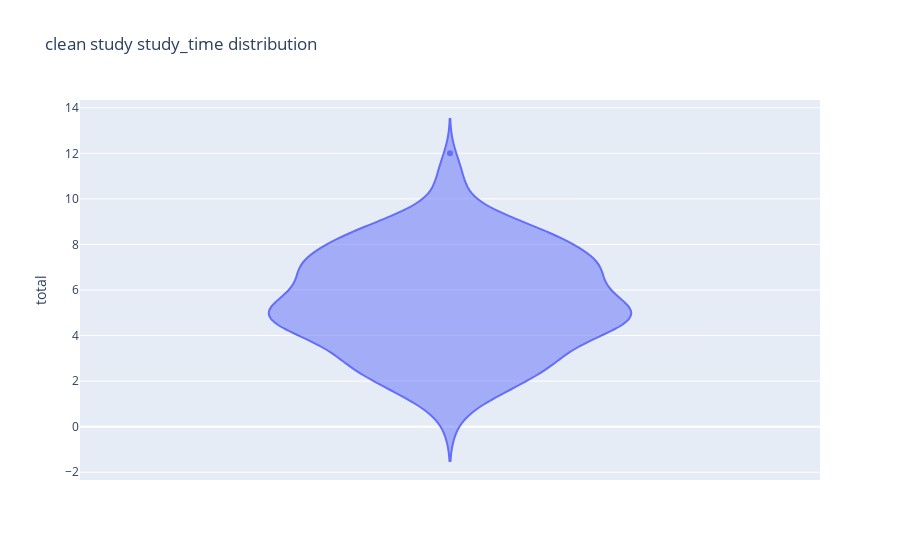

The code cell stored with this chart in its notebook:
### Code cell
px.violin(clean_study, y='total', title='clean study study_time distribution')

### Figure 1 — Plotly figure (JSON) as saved in the notebook; plotly's stock layout.template omitted (floating-point values rounded to 4 significant figures; data arrays with more than 128 entries replaced by an {"elided": "..."} marker saying what was removed)
{"data": [{"alignmentgroup": "True", "box": {"visible": false}, "hovertemplate": "total=%{y}<extra></extra>", "legendgroup": "", "marker": {"color": "#636efa"}, "name": "", "offsetgroup": "", "orientation": "v", "scalegroup": "True", "showlegend": false, "type": "violin", "x0": " ", "xaxis": "x", "y": {"elided": "335 float values"}, "y0": " ", "yaxis": "y"}], "layout": {"legend": {"tracegroupgap": 0}, "title": {"text": "clean study study_time distribution"}, "violinmode": "group", "xaxis": {"anchor": "y", "domain": [0, 1]}, "yaxis": {"anchor": "x", "domain": [0, 1], "title": {"text": "total"}}}}
